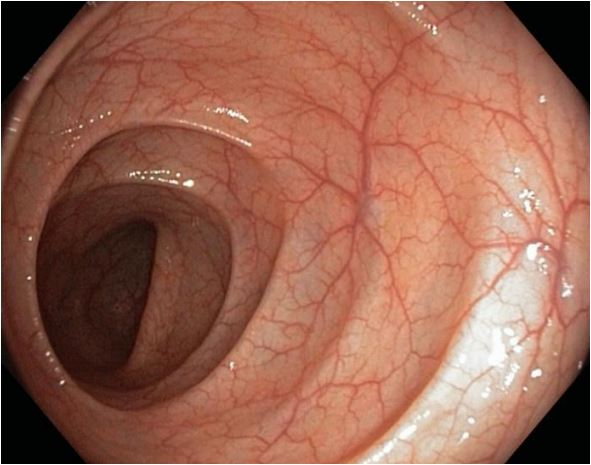
//> input picture endo.JPG, 591 x 465 px
$ ./lab4   (built with g++ and OpenCV 4)
//> lines starting //> are read from the running program, lines starting //| are printed output that depends on the picture
#include "opencv2/core/core.hpp"
#include "opencv2/features2d/features2d.hpp"
#include "opencv2/highgui/highgui.hpp"
#include "opencv2/calib3d/calib3d.hpp"
#include "opencv2/imgproc/imgproc.hpp"
#include <iostream>
using namespace cv;
using namespace std;

//Mat MSICE(const Mat& img) {
//
//    Mat result = img.clone();
//    Mat averages;
//
//    for (int i = 0; i < 3; i++) {
//        int scale = pow(2, i);
//        GaussianBlur(img, averages, Size(0, 0), scale);
//        subtract(img, averages, averages);
//        add(result, averages, result);
//    }
//
//    normalize(result, result, 0, 255, NORM_MINMAX);
//    return result;
//}

Mat MSICE(const Mat& Y, int M) {

    Mat result = Mat::zeros(Y.size(), Y.type());

    int dk[3];
    dk[0] = Y.cols * Y.rows / 7085;
    dk[1] = dk[0] / 2;
    dk[2] = dk[1] / 2;
    Mat Ss[3];

    for (int dk_i = 0; dk_i < 3; dk_i++) {
        blur(Y, Ss[dk_i], Size(dk[dk_i], dk[dk_i]));
    }

    for (int i = 0; i < Y.rows; i++) {
        for (int j = 0; j < Y.cols; j++) {
            float out = 0;
            uchar y = Y.at<uchar>(i, j);
            for (int dk_i = 0; dk_i < 3; dk_i++) {
                uchar s = Ss[dk_i].at<uchar>(i, j);
                float A = (y - s) == 0 ? M : M / (y - s);
                float out_dki;
                if (y >= s) {
                    out_dki = (255 + A) * y / (A + y);
                }
                else {
                    //float A2 = (s - y) == 0 ? M : M / (s - y);
                    out_dki = A * y / (255 + A - y);
                }
                out += out_dki;
            }
            out /= 3;
            result.at<uchar>(i, j) = out <= 0 ? 0 : (out >= 255 ? 255 : out);
            //result.at<uchar>(i, j) = out;
        }
    }

    normalize(result, result, 0, 255, NORM_MINMAX);

    return result;
}

int main()
{
    int colorType = 1;

    Mat img1 = imread("endo.jpg", colorType);
//> img1 is the input picture: 465 rows x 591 cols, CV_8UC3; mean B, G, R 81.5, 100, 153.5
    if (img1.empty()) {
        return 0;
    }

	vector<Mat> rgb;
	split(img1, rgb);
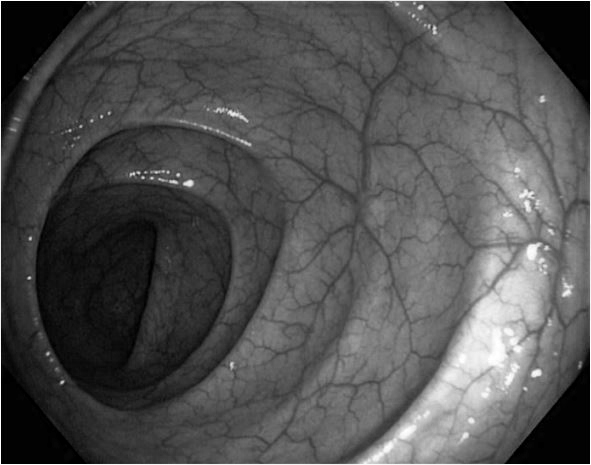
//> rgb[0]: 465 rows x 591 cols, CV_8UC1; min 0, max 255, mean 81.5
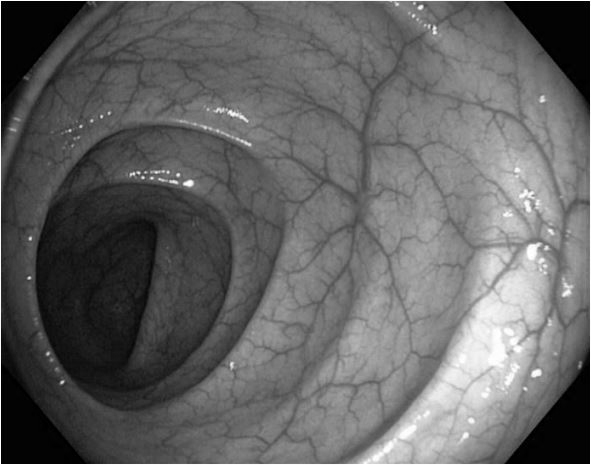
//> rgb[1]: 465 rows x 591 cols, CV_8UC1; min 0, max 255, mean 100
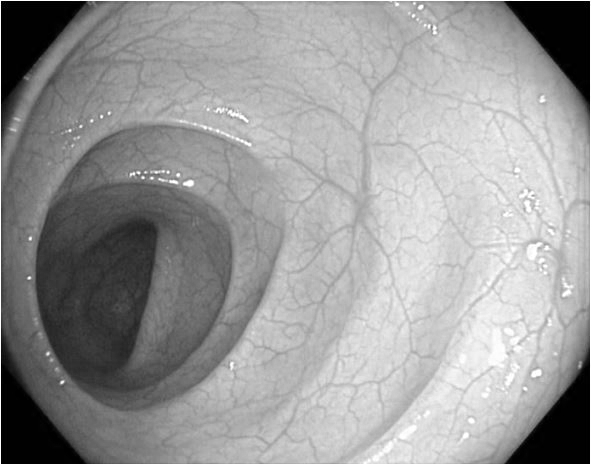
//> rgb[2]: 465 rows x 591 cols, CV_8UC1; min 0, max 255, mean 153.5
    Mat gAfterMSICE;
    vector<Mat> rgbAfterCLAHE = vector<Mat>(rgb.size());

    gAfterMSICE = MSICE(rgb[1], 50000); //менять параметр, 500, 5000(метода), 50000, 500000

    Ptr<CLAHE> clahe = createCLAHE(2, Size(4, 4)); //2, Size(4, 4)       40, Size(8, 8)
    clahe->apply(rgb[2], rgbAfterCLAHE[2]);
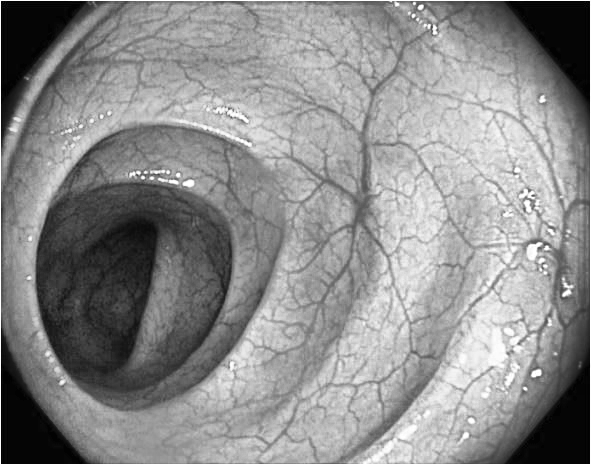
//> rgbAfterCLAHE[2]: 465 rows x 591 cols, CV_8UC1; min 1, max 255, mean 140.3
    clahe->apply(gAfterMSICE, rgbAfterCLAHE[1]);
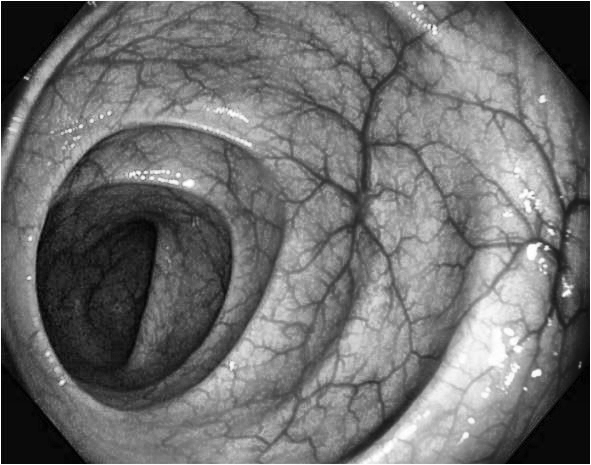
//> rgbAfterCLAHE[1]: 465 rows x 591 cols, CV_8UC1; min 1, max 255, mean 111.3
    clahe->apply(rgb[0], rgbAfterCLAHE[0]);
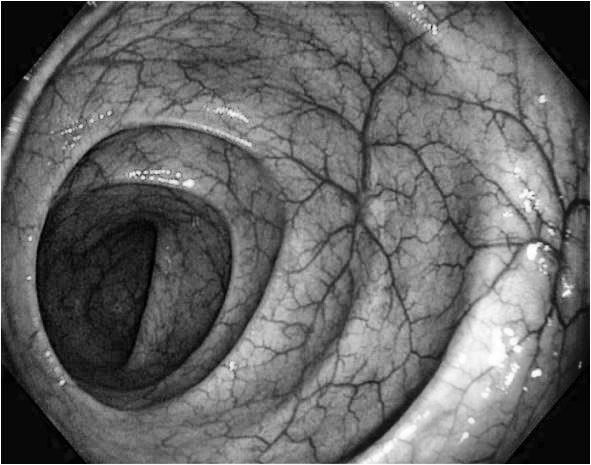
//> rgbAfterCLAHE[0]: 465 rows x 591 cols, CV_8UC1; min 0, max 255, mean 101.7

    Mat final;
    merge(rgbAfterCLAHE, final);
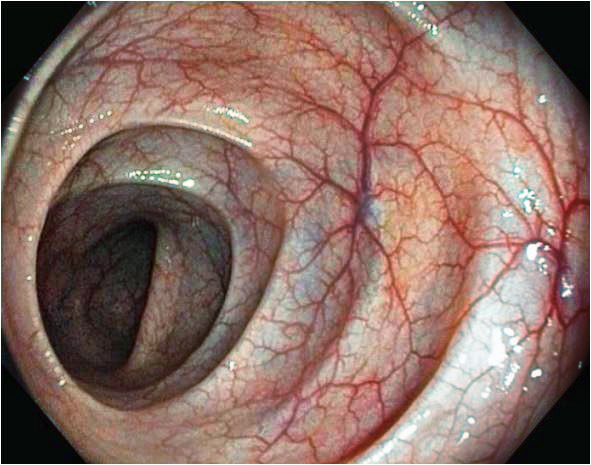
//> final: 465 rows x 591 cols, CV_8UC3; mean B, G, R 101.7, 111.3, 140.3


    imshow("img1", img1);
    imshow("R", rgb[2]);
    imshow("G", rgb[1]);
    imshow("B", rgb[0]);
    imshow("G After MSICE", gAfterMSICE);
    imshow("R After CLAHE", rgbAfterCLAHE[2]);
    imshow("G After CLAHE", rgbAfterCLAHE[1]);
    imshow("B After CLAHE", rgbAfterCLAHE[0]);
    imshow("final", final);

    //Uncommented this for save images with real size
    //imwrite("/keypoints1draw.jpg", keypoints1draw);
    //imwrite("/keypoints2draw.jpg", keypoints2draw);
    //imwrite("/dMatches.jpg", dMatches);
    //imwrite("/alignedImg2.jpg", alignedImg2);
    //imwrite("/final.jpg", final);

	waitKey();
    return 0;
}

$ run again, with i1.jpg copied over endo.JPG
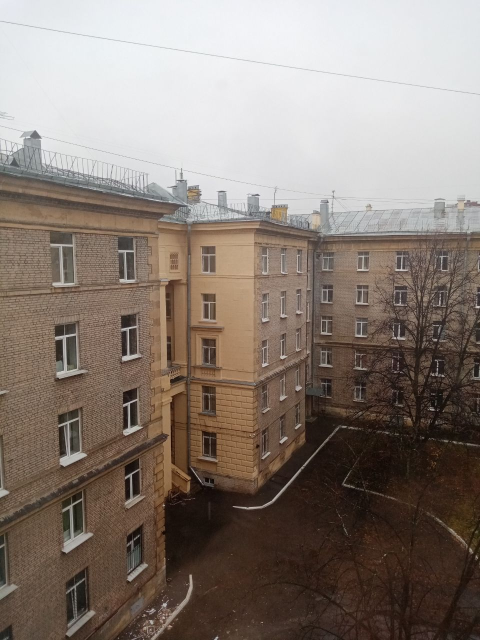
//> input picture i1.jpg, 960 x 1280 px (shown at 1/2 size)
//> img1 is the input picture: 1280 rows x 960 cols, CV_8UC3; mean B, G, R 116.7, 125, 136.9
//> `clahe->apply(rgb[0], rgbAfterCLAHE[0]);`:
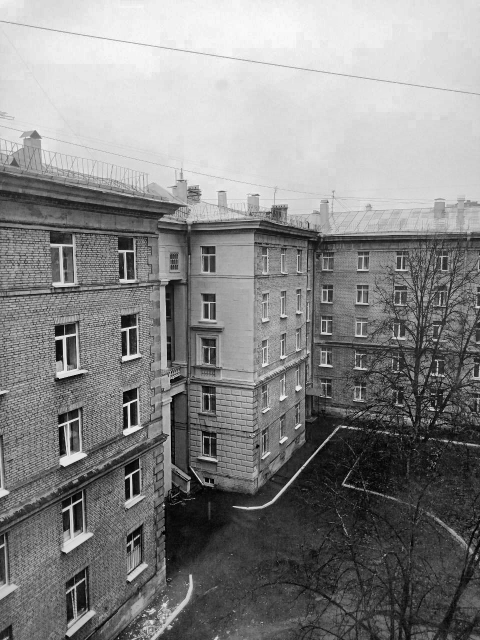
//> rgbAfterCLAHE[0]: 1280 rows x 960 cols, CV_8UC1 (shown at 1/2 size); min 0, max 255, mean 134
//> `merge(rgbAfterCLAHE, final);`:
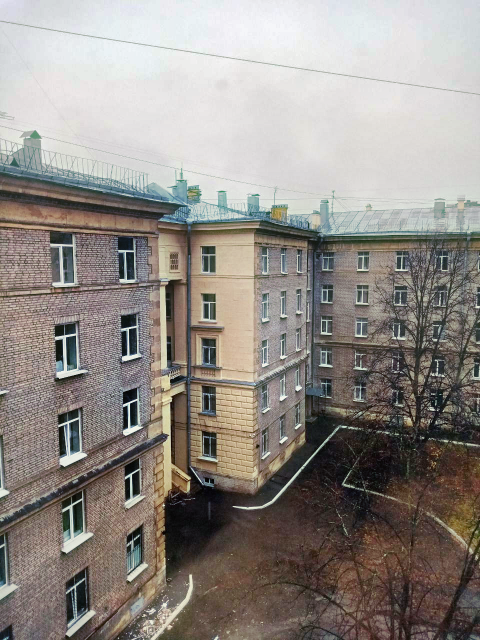
//> final: 1280 rows x 960 cols, CV_8UC3 (shown at 1/2 size); mean B, G, R 134, 139.4, 145.2

$ run again, with i2.jpg copied over endo.JPG
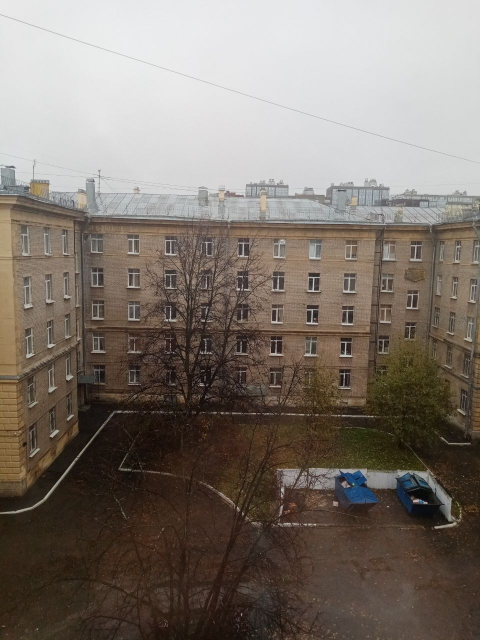
//> input picture i2.jpg, 960 x 1280 px (shown at 1/2 size)
//> img1 is the input picture: 1280 rows x 960 cols, CV_8UC3; mean B, G, R 109.3, 117.5, 126.8
//> `clahe->apply(rgb[0], rgbAfterCLAHE[0]);`:
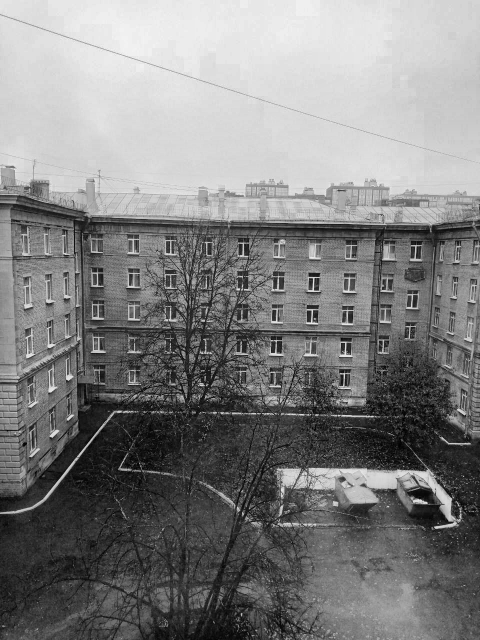
//> rgbAfterCLAHE[0]: 1280 rows x 960 cols, CV_8UC1 (shown at 1/2 size); min 0, max 251, mean 128.2
//> `merge(rgbAfterCLAHE, final);`:
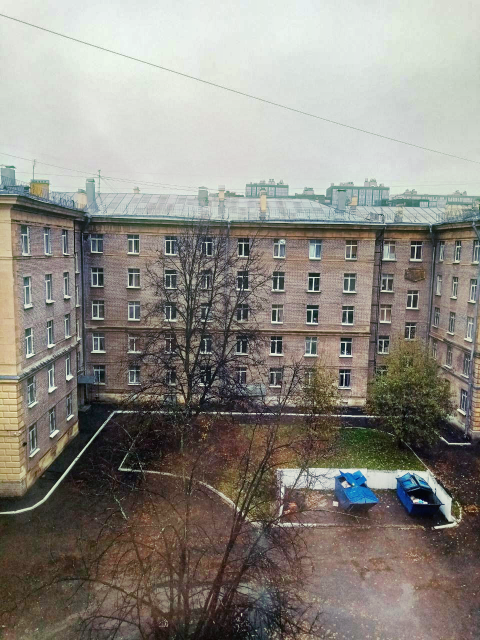
//> final: 1280 rows x 960 cols, CV_8UC3 (shown at 1/2 size); mean B, G, R 128.2, 135.6, 139.5

$ run again, with i3.jpg copied over endo.JPG
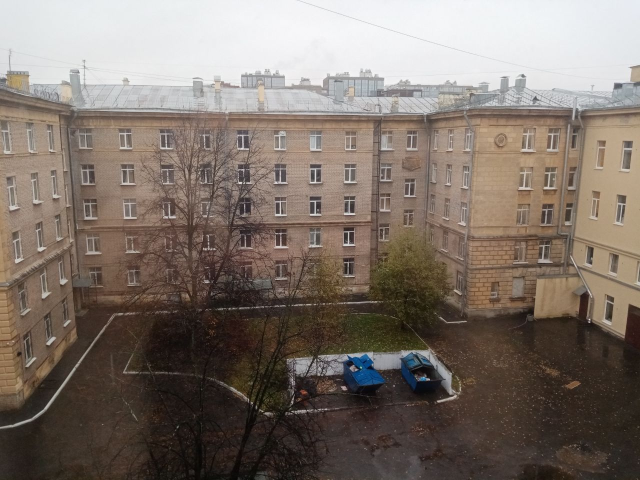
//> input picture i3.jpg, 1280 x 960 px (shown at 1/2 size)
//> img1 is the input picture: 960 rows x 1280 cols, CV_8UC3; mean B, G, R 106.6, 115, 126.4
//> `merge(rgbAfterCLAHE, final);`:
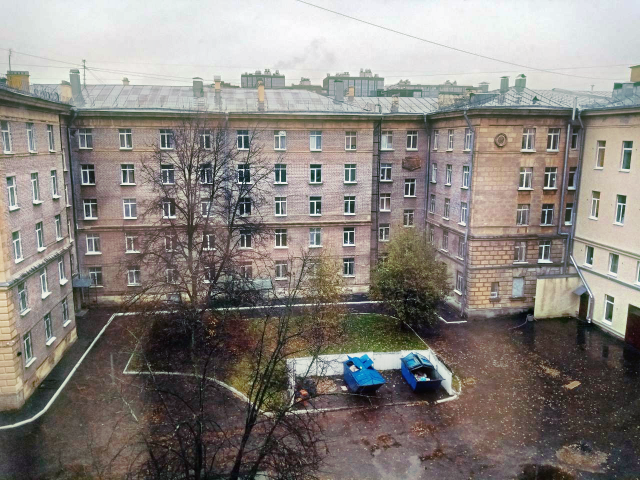
//> final: 960 rows x 1280 cols, CV_8UC3 (shown at 1/2 size); mean B, G, R 125.6, 130.7, 136.6
